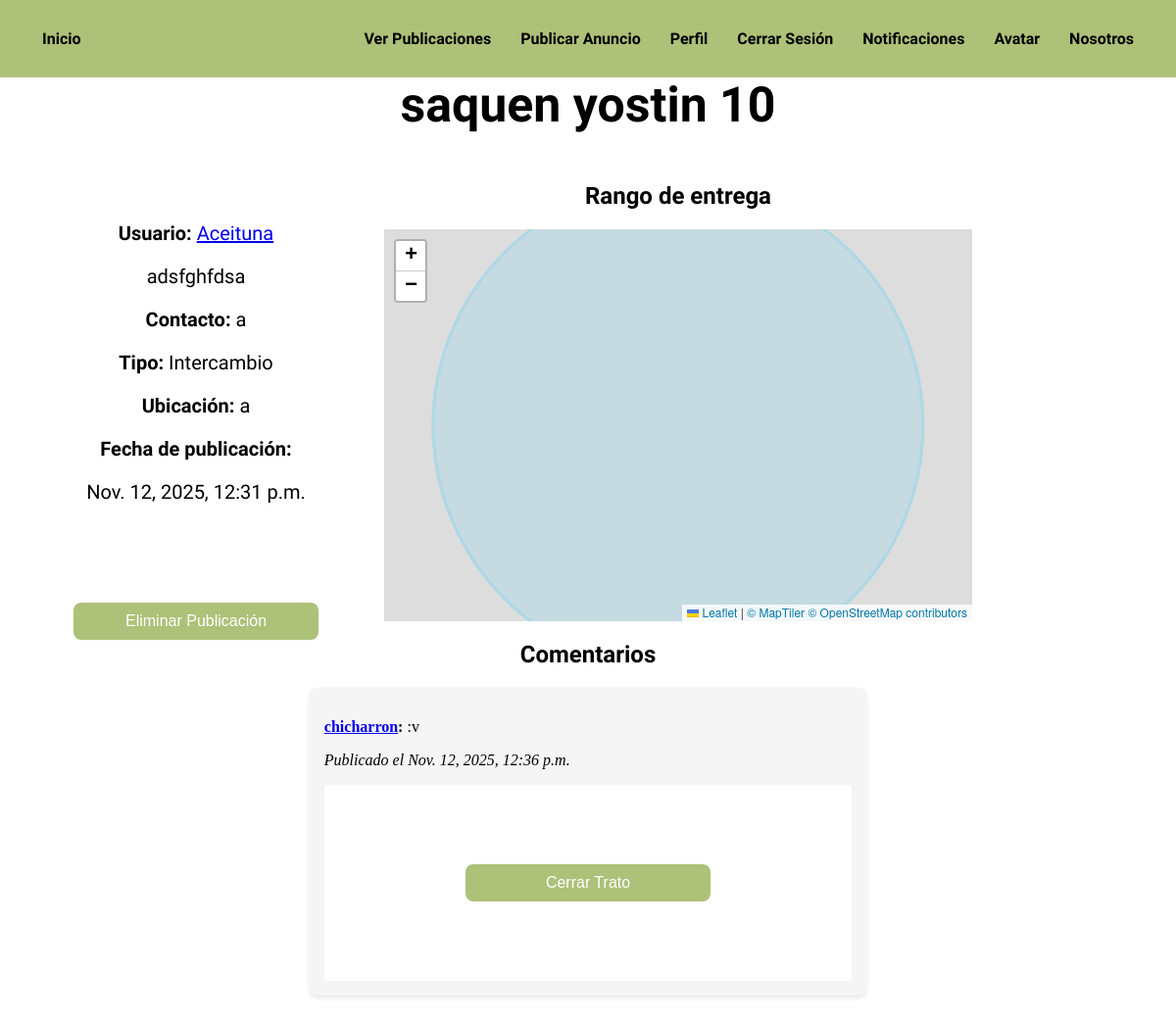
The page /publicacion/6/ (signed in) on the database its author committed.
### BookityApp/models.py (models this page shows)
class Publicacion(models.Model):
    user = models.ForeignKey('auth.User', on_delete=models.CASCADE)
    titulo = models.CharField(max_length=100)
    descripcion = models.TextField()
    contacto = models.CharField(max_length=100)
    tipo = models.CharField(max_length=20, choices=[('Intercambio', 'Intercambio'), ('Donación', 'Donación')], default='Donación')
    fecha_publicacion = models.DateTimeField(auto_now_add=True)
    ubicacion = models.CharField(max_length=100)
    latitud = models.FloatField()
    longitud = models.FloatField()
    radio_marcador = models.FloatField(default=50)
    estado = models.CharField(max_length=20, choices=[('Disponible', 'Disponible'), ('Cerrado', 'Cerrado')], default='Disponible')
    trato_cerrado_con = models.ForeignKey('auth.User', related_name='trato_cerrado_con', on_delete=models.SET_NULL, null=True, blank=True)
    calificacion = models.IntegerField(null=True, blank=True)
    resena = models.TextField(null=True, blank=True)

class Comentario(models.Model):
    publicacion = models.ForeignKey(Publicacion, related_name='comentarios', on_delete=models.CASCADE)
    user = models.ForeignKey('auth.User', on_delete=models.CASCADE)
    texto = models.TextField()
    fecha_comentario = models.DateTimeField(auto_now_add=True)
    class Meta:
        ordering = ['-fecha_comentario']

### BookityApp/views.py (the view)
# urls.py: path('publicacion/<int:publicacion_id>/', detalle, name='detalle'),
def detalle(request, publicacion_id):
    publicacion = get_object_or_404(Publicacion, id=publicacion_id)
    comentario_form = ComentarioForm()
    calificacion_form = CalificacionForm()
    ya_comento = False
    if request.user.is_authenticated:
        ya_comento = Comentario.objects.filter(publicacion=publicacion, user=request.user).exists()
    if request.method == 'POST':
        comentario_form = ComentarioForm(request.POST)
        calificacion_form = CalificacionForm(request.POST)
        if 'calificacion' in request.POST and calificacion_form.is_valid():
            calificacion = calificacion_form.cleaned_data['calificacion']
            publicacion.calificacion = calificacion
            publicacion.save()
            return redirect('detalle', publicacion_id=publicacion.id)
        if comentario_form.is_valid():
            comentario = comentario_form.save(commit=False)
            comentario.user = request.user
            comentario.publicacion = publicacion
            comentario.user.perfil.puntaje_usuario += 5
            comentario.user.perfil.actualizar_nivel()
            comentario.save()
            Notificacion.objects.create(perfil=publicacion.user.perfil, mensaje=f"{otro_perfil.username} Comentó tu publicación.", otro_perfil=request.user.perfil)
            return redirect('detalle', publicacion_id=publicacion.id)
    else:
        comentario_form = ComentarioForm()
    return render(request, 'BookityApp/detalle.html', {'publicacion': publicacion, 'comentario_form': comentario_form, 'ya_comento': ya_comento, 'calificacion_form': calificacion_form})

### BookityApp/templates/BookityApp/detalle.html (shortened to what this page needs)
{% extends 'BookityApp/base.html' %}
{% block extra_head %}
<link rel="stylesheet" href="https://unpkg.com/leaflet@1.9.4/dist/leaflet.css" />
{% endblock %}
{% block content %}
<div>
    <h1 style="text-align: center; font-family: 'Sour Gummy', sans-serif;font-size:50px; padding-top:0; margin:0 auto;">
                {{ publicacion.titulo }}
            </h1>
    <div class="conjunto">
        <div class="publicacion_detalle">
            <div style="text-align:center; font-family: 'inder', sans-serif; font-size:20px;margin-top: 40px;">
                <p><strong>Usuario:</strong>
                    <a href="{% url 'usuarios_perfil' publicacion.user.username %}">
                        {{ publicacion.user.username }}
                    </a>
                </p>
                <p>{{ publicacion.descripcion }}</p>
                <p><strong>Contacto:</strong> {{ publicacion.contacto }}</p>
                <p><strong>Tipo:</strong> {{ publicacion.tipo }}</p>
                <p><strong>Ubicación:</strong> {{ publicacion.ubicacion }}</p>
                <p><strong>Fecha de publicación:</strong></p>
                <p>{{ publicacion.fecha_publicacion }}</p>
            </div>
            <div class="zona-boton-eliminar">
                {% if publicacion.user == user %}
                    <form method="post" action="{% url 'eliminar_publicacion' publicacion.id %}">
                        <button type="submit">Eliminar Publicación</button>
                    </form>
                {% endif %}
            </div>
        </div>
        <div class="mapa_detalle">
            <h2 style="text-align: center; font-family: 'inder', sans-serif;margin-right:200px;margin-top:0px;">Rango de entrega</h2>
            <div id="map" style="height: 400px; margin-top: 20px; width:600px;margin-right:200px;"></div>
        </div>
    </div>
<h2 style="text-align: center; font-family: 'inder', sans-serif;">Comentarios</h2>
    <div class="comentarios_seccion">
        {% if publicacion.comentarios.all %}
            {% for comentario in publicacion.comentarios.all %}
                <div class="comentario">
                    <p><a href="{% url 'usuarios_perfil' comentario.user.username %}"><strong>{{ comentario.user.username }}</a>:</strong> {{ comentario.texto }}</p>
                    <p><em>Publicado el {{ comentario.fecha_comentario }}</em></p>
                    {% if publicacion.user == user and publicacion.estado != 'Cerrado' %}
                        <form method="post" action="{% url 'cerrar_trato' publicacion.id comentario.id %}">
                            <button type="submit">Cerrar Trato</button>
                        </form>
                    {% endif %}
                </div>
            {% endfor %}
        {% else %}
            <p style="text-align: center;">No hay comentarios aún.</p>
        {% endif %}
    </div>
</div>
{% endblock %}

### BookityApp/static/css/styles.css (style rules this page uses)
body { padding-top: 70px; }
form { display: flex; flex-direction: column; align-items: center; justify-content: center; min-height: 25vh; gap: 0px; background-color: white; }
button, input[type="submit"] { width: 250px; padding: 10px; border: none; background-color:#adc178; color: white; border-radius: 8px; font-size: 16px; cursor: pointer; transition: background-color 0.2s ease-in-out; }
.publicacion_detalle { font-family: 'inder', sans-serif; flex:1; width:40%; height: 100px; margin-top:50px; }
#map { height: 350px; width: 900px; margin-right:50px; }
.mapa_detalle { flex:1; margin-top:50px }
.conjunto { display: flex !important; flex-direction: row !important; justify-content: space-between; width: 100%; margin-top:0px; }
.comentario { width: 48%; background-color: #f5f5f5; padding: 15px; border-radius: 8px; box-shadow: 0 2px 5px rgba(0,0,0,0.1); box-sizing: border-box; margin-bottom: 20px; }
.comentarios_seccion { display: flex; flex-wrap: wrap; gap: 20px; justify-content: center; }
.zona-boton-eliminar { margin-top: 20px; min-height: 40px; display: flex; justify-content: center; align-items: center; }

### rows shown on the page
Publicacion: titulo "saquen yostin 10", user.username "Aceituna", descripcion "adsfghfdsa", contacto "a", tipo "Intercambio", ubicacion "a", fecha_publicacion "Nov. 12, 2025, 12:31 p.m."
Comentario: user.username "chicharron", texto ":v", fecha_comentario "Nov. 12, 2025, 12:36 p.m."
